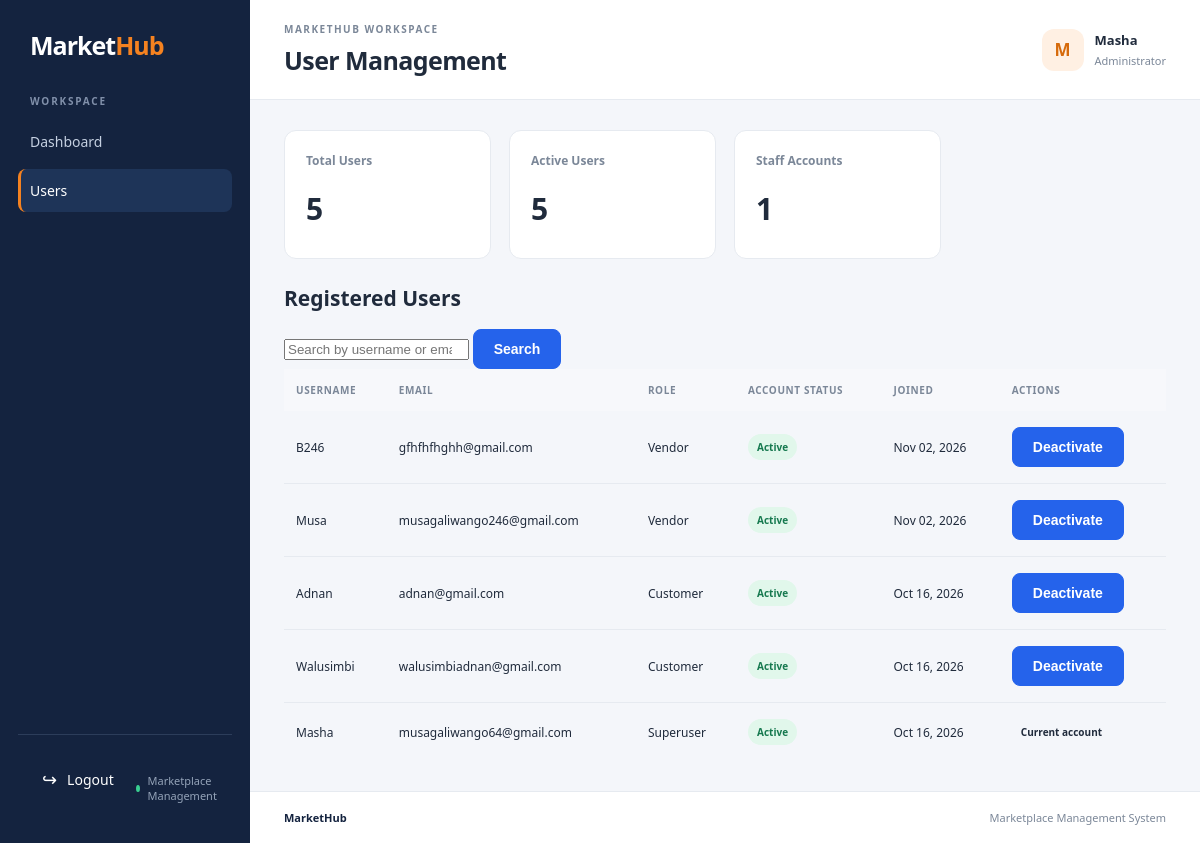
Page /dashboard/admin/users/ (signed in) on the earlier database version.
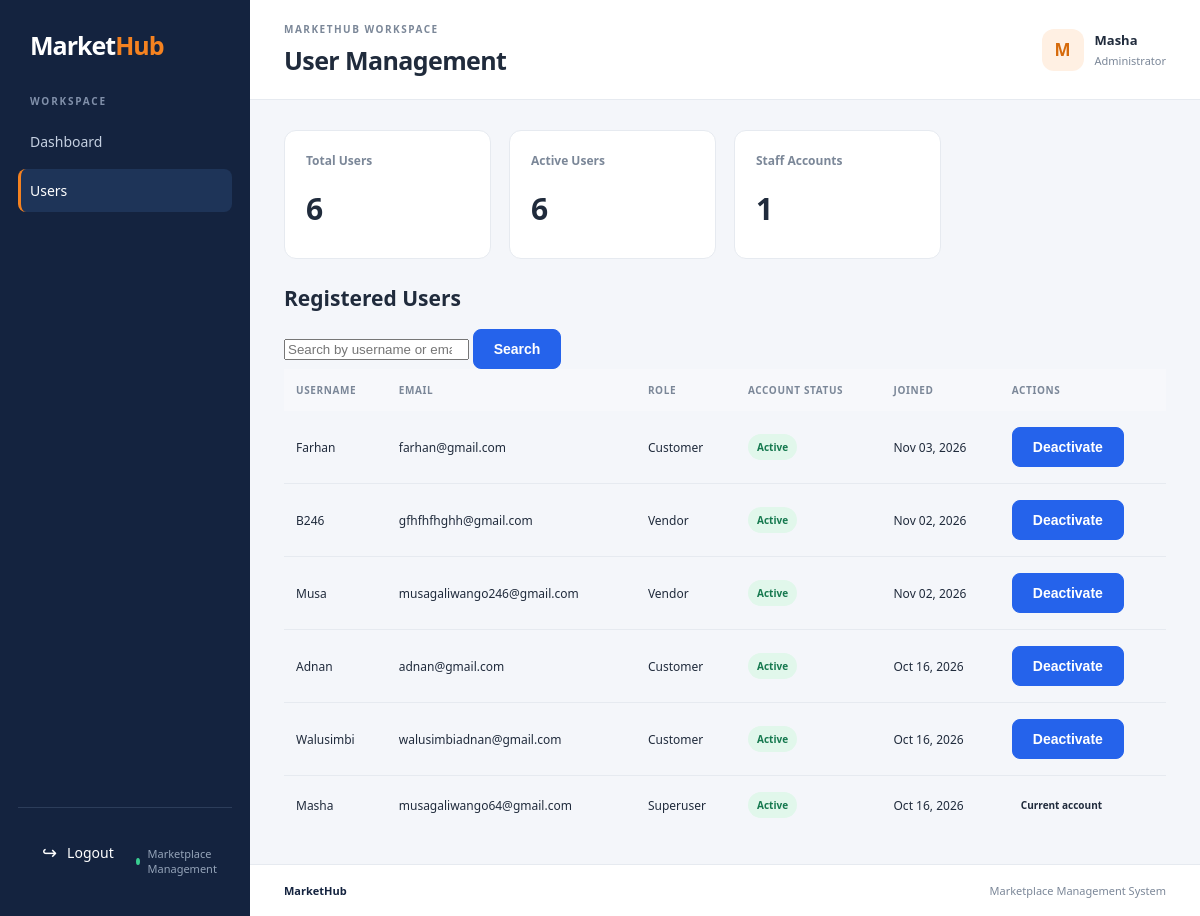
Same page on the later database version.
### accounts/models.py (models this page shows, shortened)
class User(AbstractUser):
    class Role(models.TextChoices):
        CUSTOMER = "CUSTOMER", "Customer"
        VENDOR = "VENDOR", "Vendor"
    email = models.EmailField(unique=True)
    role = models.CharField(
        max_length=10,
        choices=Role.choices,
        default=Role.CUSTOMER
    )

### ecommerce/views.py (the view)
@login_required
@user_passes_test(is_marketplace_admin)
def user_management(request):
    User = get_user_model()
    search_query = request.GET.get("q", "").strip()
    users = User.objects.all().order_by("-date_joined")
    if search_query:
        users = users.filter(
            Q(username__icontains=search_query)
            | Q(email__icontains=search_query)
        )
    context = {
        "users": users,
        "search_query": search_query,
        "total_users": User.objects.count(),
        "active_users": User.objects.filter(is_active=True).count(),
        "staff_users": User.objects.filter(is_staff=True).count(),
    }
    return render(
        request,
        "dashboards/user_management.html",
        context,
    )

### carts/context_processors.py (called while the page is built)
def cart_item_count(request):
    if not request.user.is_authenticated:
        return {"cart_item_count": 0}
    cart = Cart.objects.filter(
        user=request.user,
        status=Cart.Status.ACTIVE,
    ).first()
    if cart is None:
        return {"cart_item_count": 0}
    return {
        "cart_item_count": sum(
            item.quantity for item in cart.items.all()
        )
    }

### ecommerce/views.py (called while the page is built)
def is_marketplace_admin(user):
    return user.is_staff or user.is_superuser

### products/views.py (called while the page is built)
def navigation_categories(request):
    categories = (
        Category.objects
        .filter(is_active=True, parent__isnull=True)
        .prefetch_related("subcategories")
        .order_by("name")
    )
    return {
        "navigation_categories": categories,
    }

### templates/dashboards/user_management.html (shortened to what the changed rows need)
{% extends "dashboards/base.html" %}
{% block page_heading %}
User Management
{% endblock %}
{% block user_role %}
Administrator
{% endblock %}
{% block content %}
<div class="stats-grid">
    <div class="stat-card">
        <div class="stat-label">Total Users</div>
        <div class="stat-value">{{ total_users }}</div>
    </div>
    <div class="stat-card">
        <div class="stat-label">Active Users</div>
        <div class="stat-value">{{ active_users }}</div>
    </div>
</div>
<div class="dashboard-panel">
    <div class="panel-header">
        <h2>Registered Users</h2>
    </div>
    <div class="table-responsive">
        <table class="dashboard-table">
            <thead>
                <tr>
                    <th>Username</th>
                    <th>Email</th>
                    <th>Role</th>
                    <th>Account Status</th>
                    <th>Joined</th>
                    <th>Actions</th>
                </tr>
            </thead>
            <tbody>
                {% for account in users %}
                    <tr>
                        <td>{{ account.username }}</td>
                        <td>{{ account.email }}</td>
                        <td>
                            {% if account.is_superuser %}
                                Superuser
                            {% elif account.is_staff %}
                                Staff
                            {% else %}
                                {{ account.get_role_display|default:"Customer" }}
                            {% endif %}
                        </td>
                        <td>
                            {% if account.is_active %}
                                <span class="status-badge status-approved">
                                    Active
                                </span>
                            {% else %}
                                <span class="status-badge status-rejected">
                                    Inactive
                                </span>
                            {% endif %}
                        </td>
                        <td>
                            {{ account.date_joined|date:"M d, Y" }}
                        </td>
                        <td>
                            {% if account.pk == request.user.pk %}
                                <span class="status-badge">Current account</span>
                            {% elif account.is_superuser %}
                                <span class="status-badge">Protected</span>
                            {% else %}
                                <form
                                    method="post"
                                    action="{% url 'toggle_user_status' account.pk %}"
                                >
                                    {% if account.is_active %}
                                        <button
                                            type="submit"
                                            class="dashboard-btn"
                                        >
                                            Deactivate
                                        </button>
                                    {% endif %}
                                </form>
                            {% endif %}
                        </td>
                    </tr>
                {% empty %}
                    <tr>
                        <td colspan="6">
                            No users found.
                        </td>
                    </tr>
                {% endfor %}
            </tbody>
        </table>
    </div>
</div>
{% endblock %}

### templates/dashboards/base.html (shortened to what this page needs)
{% load static %}
<!DOCTYPE html>
<html lang="en">
<head>
    <link rel="stylesheet" href="{% static 'css/dashboards.css' %}">
</head>
<body class="dashboard-body">
    <div class="dashboard-layout">
        <aside class="sidebar">
            <a href="{% url 'products:product_list' %}" class="sidebar-brand">
                Market<span>Hub</span>
            </a>
            <div class="sidebar-caption">WORKSPACE</div>
            <nav class="sidebar-nav">
                {% block sidebar_menu %}{% endblock %}
            </nav>
            <div class="sidebar-footer">
                <form method="post" action="{% url 'accounts:logout' %}">
                    <button type="submit" class="sidebar-logout">
                        <span>↪</span>
                        Logout
                    </button>
                </form>
                <div class="sidebar-status">
                    <span class="status-dot"></span>
                    Marketplace Management
                </div>
            </div>
        </aside>
        <div class="dashboard-main">
            <header class="topbar">
                <div>
                    <div class="topbar-label">MARKETHUB WORKSPACE</div>
                    <h1>{% block page_heading %}Dashboard{% endblock %}</h1>
                </div>
                <div class="topbar-user">
                    <div class="user-avatar">
                        {{ request.user.username|first|upper }}
                    </div>
                    <div class="user-details">
                        <strong>{{ request.user.username }}</strong>
                        <span>{% block user_role %}Marketplace User{% endblock %}</span>
                    </div>
                </div>
            </header>
            <main class="dashboard-content">
                {% block content %}{% endblock %}
            </main>
            <footer class="dashboard-footer">
                <span>MarketHub</span>
                <span>Marketplace Management System</span>
            </footer>
        </div>
    </div>
</body>
</html>

Differences in the rows shown:
added User: username "Farhan", email "farhan@gmail.com", role "Customer", is_active "Active", date_joined "Nov 03, 2026", is_superuser "Deactivate"
Other differences:
{{ total_users }}: "5" → "6"
{{ active_users }}: "5" → "6"
